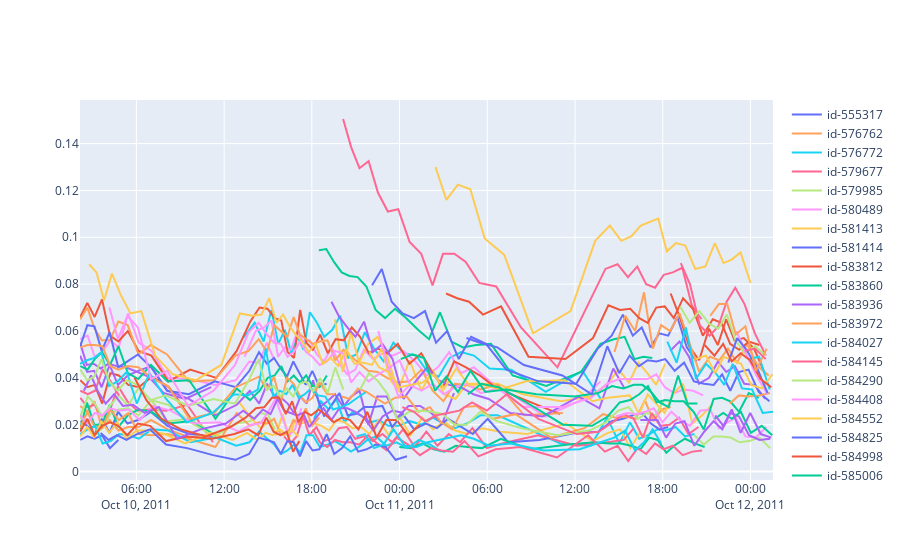

Notebook source saved alongside this figure:
### Code cell
%%time
ctr = data.gather_all_average_ctrs(2000)
get_average_ctr_plot(ctr)
